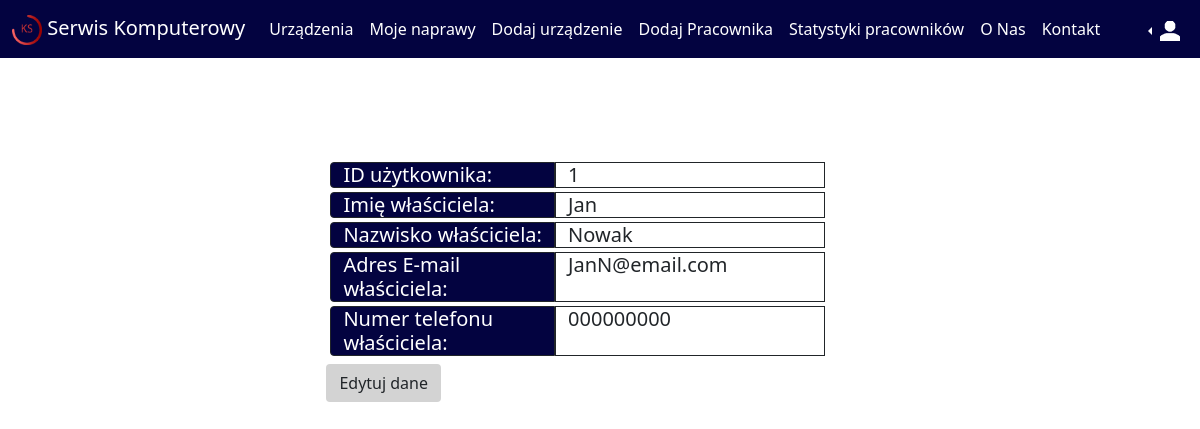
The page /ProjektSerwisKomputerowy/userinfo.php (signed in) on the database its author committed.
### tables this page shows
CREATE TABLE `owner` (
  `Id` int(11) NOT NULL,
  `Imie` varchar(30) NOT NULL,
  `Nazwisko` varchar(30) NOT NULL,
  `NumerTelefonu` varchar(11) NOT NULL,
  `AdresEmail` varchar(50) NOT NULL,
  `Haslo` varchar(30) NOT NULL,
  `typuzytkownika` varchar(30) DEFAULT NULL
);

### ProjektSerwisKomputerowy/userinfo.php (the view, shortened to what this page needs)
<!DOCTYPE html>
<html>
<head>
    <link href="https://cdn.jsdelivr.net/npm/bootstrap@5.1.3/dist/css/bootstrap.min.css" rel="stylesheet">
</head>
<body>
<div class="sticky-top">
      <nav class="navbar navbar-expand-lg navbar-light kolor text-white">
        <div class="container-fluid">
          <a class="navbar-brand text-white" href="#"><img src='Projekt_ks.png' width='30px' height='30px'> Serwis Komputerowy</a>
          <div class="collapse navbar-collapse" id="navbarNav">
            <ul class="navbar-nav">
              <?php
            if(isset($_SESSION['typUzytkownika'] )) {
              if($_SESSION['typUzytkownika'] != "Uzytkownik"){
              echo "<li class='nav-item'>
              <a class='nav-link active text-white' aria-current='page' href='devices.php'>Urządzenia</a>
            </li>";
              }}
              ?>
              <li class="nav-item">
                <a class="nav-link active text-white" href="MojeUrzadzenia.php">Moje naprawy</a>
              </li>
              <?php
              if(isset($_SESSION['typUzytkownika'] )) {
              if($_SESSION['typUzytkownika'] != "Uzytkownik"){
              echo "<li class='nav-item'>
              <a class='nav-link active text-white' href='newdevice.php'>Dodaj urządzenie</a>
            </li>";
              }}
              if(isset($_SESSION['typUzytkownika'] )) {
                if($_SESSION['typUzytkownika'] == "Administrator"){
                echo "<li class='nav-item'>
                <a class='nav-link active text-white' href='dodajPracownika.php'>Dodaj Pracownika</a>
              </li>
              <li class='nav-item'>
                <a class='nav-link active text-white' href='Pracownicy.php'>Statystyki pracowników</a>
              </li>";
                }}
            ?>
            <li class="nav-item">
                <a class="nav-link text-white" href="ONas.php">O Nas</a>
              </li>
              <li class="nav-item">
                <a class="nav-link text-white" href="Kontakt.php">Kontakt</a>
              </li>
                </ul>
          </div>
          <div class='flex-box'>
          <ul class="navbar-nav justify-content-end">
            <li class="nav-item">
              <?php
            if(isset($_SESSION['typUzytkownika'] )) {
              if($_SESSION['typUzytkownika'] != null){
                echo "<li class='nav-item dropdown dropstart'>
          <a class='nav-link dropdown-toggle text-white dropdown-menu-end'  href='' id='navbarDropdownMenuLink' role='button' data-bs-toggle='dropdown' aria-expanded='false'>
            <img width='20px' height='20px' src='account.png'>
          </a>
          <ul class='dropdown-menu' aria-labelledby='navbarDropdownMenuLink'>
            <li><a class='dropdown-item' href='Userinfo.php'>Mój Profil</a></li>
            <li><a class='dropdown-item' href='MojeUrzadzenia.php'>Moje urządzenia</a></li>
            <li><form action='wyloguj.php'>
            <a class='dropdown-item text-dark' type='submit' href='wyloguj.php' method='post' >Wyloguj</a>
            </form></li>
          </ul>
        </li>
                </dropdown>";
              }
            } else{
              echo "<li class='nav-item'>
              <a class='nav-link active text-white' href='login.php'>Zaloguj</a>
            </li>";
          }
            ?>
        </div>
      </nav>
    </div>
    <div>
    <div>
        <div style="padding-top: 100px">
        <div class="container-fluid " style="width: 70%; pading:left" >
          <div class='container' style='width:70%'>
        <h5>
        <?php
        $idurzytkownika= $_SESSION['iduzytkownika'];
          $conn = @new mysqli('localhost','root','','serwiskomputerowy');
          if($conn->connect_error !=0){
            echo "wystąpił błąd połączenia".$conn->connect_error;
        }
        else{
          $sql = "SELECT * FROM owner WHERE Id='$idurzytkownika'";
          $result=$conn->query($sql);
          if($result!=null){
            while($row = $result->fetch_assoc()){
            echo "
            <div class='row m-1 ' style=''>
              <div class='col-5 kolory rounded-start text-white border border-dark border-1' width=''>ID użytkownika: </div>
              <div class='col-6  border border-dark border-1'>$row[Id]</div>
            </div>
            <div class='row m-1 '>
              <div class='col-5 kolory rounded-start text-white border border-dark border-1'>Imię właściciela:</div>
              <div class='col-6  border border-dark border-1'>$row[Imie]</div>
            </div>
            <div class='row m-1'>
              <div class='col-5 kolory rounded-start text-white border border-dark border-1'>Nazwisko właściciela:</div>
              <div class='col-6 border border-dark border-1'>$row[Nazwisko]</div>
            </div>
            <div class='row m-1'>
              <div class='col-5 kolory rounded-start text-white border border-dark border-1'>Adres E-mail właściciela:</div>
              <div class='col-6 border border-dark border-1'>$row[AdresEmail]</div>
            </div>
            <div class='row m-1'>
              <div class='col-5 kolory rounded-start text-white border border-dark border-1'>Numer telefonu właściciela:</div>
              <div class='col-6 border border-dark border-1'>$row[NumerTelefonu]</div>
            </div>
            ";
            }
          }
      }
      echo"<div class='d-flex justify-content-start mt-2'>
        <a href='EdytujDaneUzytkownika.php?id=$idurzytkownika'>
        <button class='btn 'style='background-color:lightgray;' type='button'>Edytuj dane</button>
        </div>" ;
        ?>
       </h5>
          </div>
      </div>
        </div>
    </div>
      </div>
</body>
</html>

### ProjektSerwisKomputerowy/userinfo.php (style rules this page uses)
.kolor { background-color: rgb(3,3,64); }
.kolory { background-color:rgb(3,3,64); }

### rows shown on the page
owner: Id "1", Imie "Jan", Nazwisko "Nowak", AdresEmail "JanN@email.com", NumerTelefonu "000000000"
